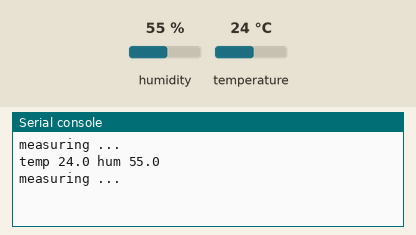
This program was run on a simulated ESP32 board running MicroPython. Shown: the last lines printed to the serial console. Wiring (from the project's diagram.json): DHT22 sensor on GPIO 15. The test bench sets the inputs (shaded band); at power-on: humidity 55 %, temperature 24 °C.

Above: at 1.2 s.
1.3 s: humidity set to 22 %
At 2.4 s:
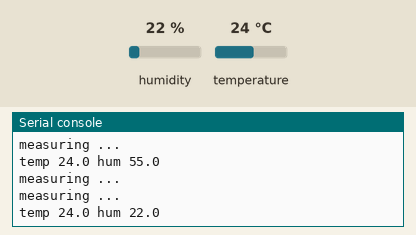
2.8 s: temperature set to 12 °C
At 4.2 s:
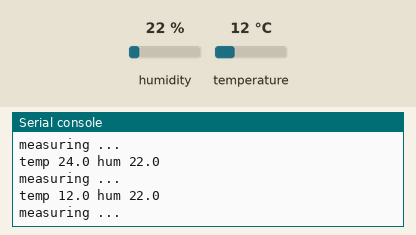
4.3 s: humidity set to 40 %
At 5.9 s:
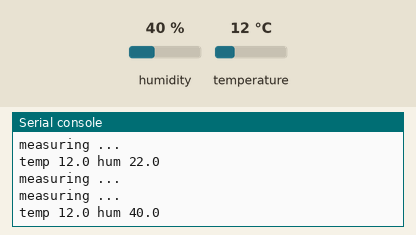
Timing chart, 0 to 7.4 s (numbered marks = the images above; inputs shaded):
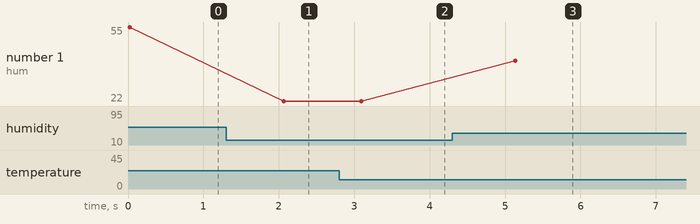

Measured:
- after the input at 1.3 s, the serial console: prints a new line after 0.77 s (image 1)
- after the input at 2.8 s, the serial console: prints a new line after 0.29 s (image 2)
- after the input at 4.3 s, the serial console: prints a new line after 0.84 s (image 3)
- plotted number 1: 55 → 22 after the input at 1.3 s, 22 → 40 after the input at 4.3 s

The program:

main.py
```python
import time
from machine import Pin
import dht

sensor = dht.DHT22(Pin(15))

prev_temperature = None
prev_humidity = None
while True:
    print("measuring ...")
    sensor.measure()
    if prev_humidity != sensor.humidity() or prev_temperature != sensor.temperature():
        prev_temperature, prev_humidity = sensor.temperature(), sensor.humidity()
        print("temp", prev_temperature, "hum", prev_humidity)
    time.sleep(1)
```
